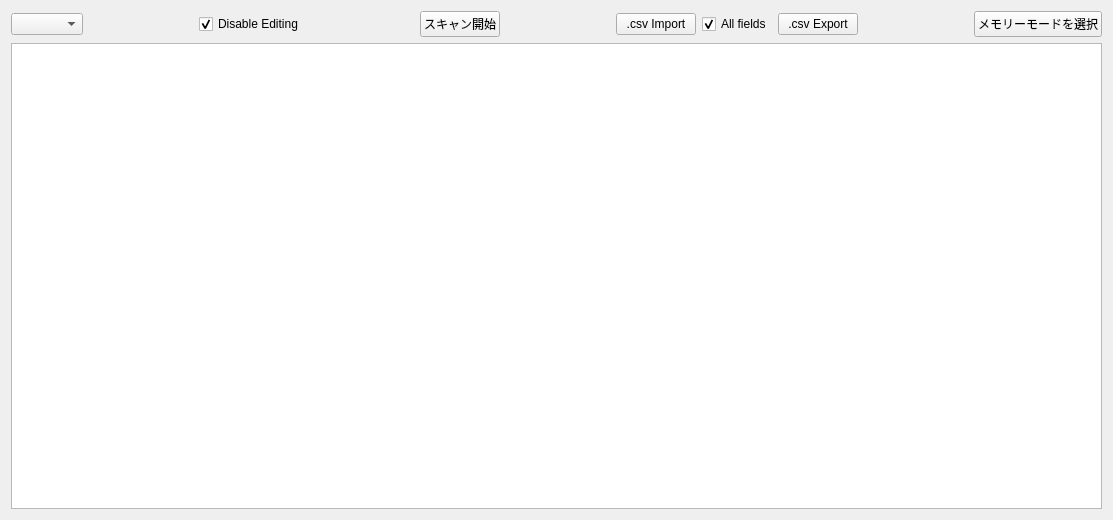
<?xml version="1.0" encoding="UTF-8"?>
<ui version="4.0">
 <class>memories</class>
 <widget class="QWidget" name="memories">
  <property name="geometry">
   <rect>
    <x>0</x>
    <y>0</y>
    <width>1113</width>
    <height>520</height>
   </rect>
  </property>
  <property name="windowTitle">
   <string>Memory Management</string>
  </property>
  <layout class="QGridLayout" name="gridLayout">
   <item row="0" column="0">
    <layout class="QVBoxLayout" name="verticalLayout">
     <property name="sizeConstraint">
      <enum>QLayout::SizeConstraint::SetMaximumSize</enum>
     </property>
     <item>
      <layout class="QHBoxLayout" name="horizontalLayout">
       <item>
        <widget class="QComboBox" name="group">
         <property name="accessibleName">
          <string>Memory Group</string>
         </property>
        </widget>
       </item>
       <item>
        <spacer name="horizontalSpacer_4">
         <property name="orientation">
          <enum>Qt::Orientation::Horizontal</enum>
         </property>
         <property name="sizeHint" stdset="0">
          <size>
           <width>40</width>
           <height>20</height>
          </size>
         </property>
        </spacer>
       </item>
       <item>
        <widget class="QCheckBox" name="disableEditing">
         <property name="text">
          <string>Disable Editing</string>
         </property>
         <property name="checked">
          <bool>true</bool>
         </property>
        </widget>
       </item>
       <item>
        <spacer name="horizontalSpacer_3">
         <property name="orientation">
          <enum>Qt::Orientation::Horizontal</enum>
         </property>
         <property name="sizeHint" stdset="0">
          <size>
           <width>40</width>
           <height>20</height>
          </size>
         </property>
        </spacer>
       </item>
       <item>
        <widget class="QPushButton" name="scanButton">
         <property name="text">
          <string>スキャン開始</string>
         </property>
        </widget>
       </item>
       <item>
        <spacer name="horizontalSpacer">
         <property name="orientation">
          <enum>Qt::Orientation::Horizontal</enum>
         </property>
         <property name="sizeHint" stdset="0">
          <size>
           <width>40</width>
           <height>20</height>
          </size>
         </property>
        </spacer>
       </item>
       <item>
        <widget class="QPushButton" name="csvImport">
         <property name="text">
          <string>.csv Import</string>
         </property>
        </widget>
       </item>
       <item>
        <widget class="QCheckBox" name="checkAllFields">
         <property name="text">
          <string>All fields</string>
         </property>
         <property name="checked">
          <bool>true</bool>
         </property>
        </widget>
       </item>
       <item>
        <widget class="QPushButton" name="csvExport">
         <property name="text">
          <string>.csv Export</string>
         </property>
        </widget>
       </item>
       <item>
        <spacer name="horizontalSpacer_2">
         <property name="orientation">
          <enum>Qt::Orientation::Horizontal</enum>
         </property>
         <property name="sizeHint" stdset="0">
          <size>
           <width>40</width>
           <height>20</height>
          </size>
         </property>
        </spacer>
       </item>
       <item>
        <widget class="QPushButton" name="modeButton">
         <property name="text">
          <string>メモリーモードを選択</string>
         </property>
        </widget>
       </item>
      </layout>
     </item>
     <item>
      <widget class="tableWidget" name="table">
       <property name="alternatingRowColors">
        <bool>true</bool>
       </property>
       <property name="selectionMode">
        <enum>QAbstractItemView::SelectionMode::SingleSelection</enum>
       </property>
       <property name="selectionBehavior">
        <enum>QAbstractItemView::SelectionBehavior::SelectItems</enum>
       </property>
       <property name="sortingEnabled">
        <bool>true</bool>
       </property>
       <attribute name="horizontalHeaderDefaultSectionSize">
        <number>39</number>
       </attribute>
       <attribute name="horizontalHeaderStretchLastSection">
        <bool>true</bool>
       </attribute>
       <attribute name="verticalHeaderVisible">
        <bool>false</bool>
       </attribute>
      </widget>
     </item>
    </layout>
   </item>
  </layout>
 </widget>
 <customwidgets>
  <customwidget>
   <class>tableWidget</class>
   <extends>QTableWidget</extends>
   <header location="global">tablewidget.h</header>
  </customwidget>
 </customwidgets>
 <resources/>
 <connections/>
</ui>
